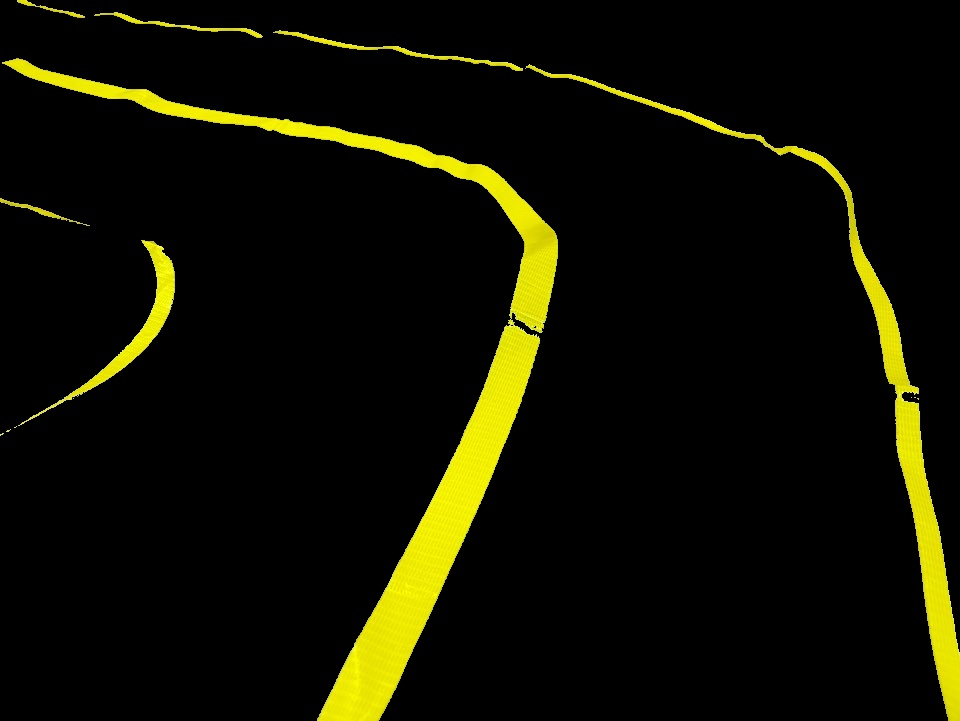
#> input picture 10weeks/works/yellow_img1.jpg, 960 x 721 px, given in place of the camera
$ python drive_vis_upgrade.py
#> lines starting #> are read from the running program, lines starting #| are printed output that depends on the picture; after the words box and inside, x2 and y2 are one past the last pixel; in counts of white or black regions, pixels touching at a corner belong together
### 11weeks/SDcar.py
import threading
import time
import RPi.GPIO as GPIO

#SW1 = 5 SW2 = 6 SW3 = 13 SW4 = 19 PWMA = 18 PWMB = 23 AIN1 = 22 AIN2 = 27 BIN1 = 25 BIN2 = 24

class Drive:
    def __init__(self):
        self.pins = [5,6,13,19,18,23,22,27,25,24]
        GPIO.setwarnings(False)
        GPIO.setmode(GPIO.BCM)
        GPIO.setup(self.pins[0:4],GPIO.IN,pull_up_down=GPIO.PUD_DOWN)
        GPIO.setup(self.pins[4:],GPIO.OUT)
        self.L_Motor = GPIO.PWM(self.pins[4],500)
        self.L_Motor.start(0)
        self.R_Motor = GPIO.PWM(self.pins[5],500)
        self.R_Motor.start(0)

    # [13 lines left out: function config_GPIO, not called in this run]

    def clean_GPIO(self):
        GPIO.cleanup()

    # [47 lines left out: functions motor_go, motor_back, motor_left, motor_left_s, motor_right, motor_right_s, not called in this run]

    def motor_stop(self):
        GPIO.output(self.pins[6],0)
        GPIO.output(self.pins[7],1)
        self.L_Motor.ChangeDutyCycle(0)
        GPIO.output(self.pins[8],0)
        GPIO.output(self.pins[9],1)
        self.R_Motor.ChangeDutyCycle(0)

# [12 lines that do not run on import are left out]

### 11weeks/drive_vis_upgrade.py
import cv2 as cv
import numpy as np
import threading, time
import SDcar

speed = 40
epsilon = 0.0001

def func_thread():
    i = 0
    while True:
        print("alive!!")
        time.sleep(1)
        i = i+1
        if is_running is False:
            break

def key_cmd(which_key):
    global enable_linetracing
    print('which_key', which_key)
    is_exit = False
    if which_key & 0xFF == 119:
        print('up')
        car.motor_go(40)
    elif which_key & 0xFF == 115:
        print('down')
        car.motor_back(40)
    elif which_key & 0xFF == 97:
        print('left')
        car.motor_left(40)
    elif which_key & 0xFF == 100:
        print('right')
        car.motor_right(40)
    elif which_key & 0xFF == 32:
        car.motor_stop()
        print('stop')
    elif which_key & 0xFF == ord('q'):
        car.motor_stop()
        print('exit')
        is_exit = True
    elif which_key & 0xFF == ord('z'):
        enable_linetracing = True
        #print(enable_linetracing)
    elif which_key & 0xFF == ord('x'):
        enable_linetracing = False
        car.motor_stop()
        #print(enable_linetracing)
    return is_exit


def main():

    camera = cv.VideoCapture(0)
    camera.set(cv.CAP_PROP_FRAME_WIDTH,v_x)
    camera.set(cv.CAP_PROP_FRAME_HEIGHT,v_y)

    try:
        while( camera.isOpened() ):
            ret, frame = camera.read()
#> frame is the input picture: shape (721, 960, 3); mean B, G, R 1.3, 16.7, 17
            frame = cv.flip(frame,-1)
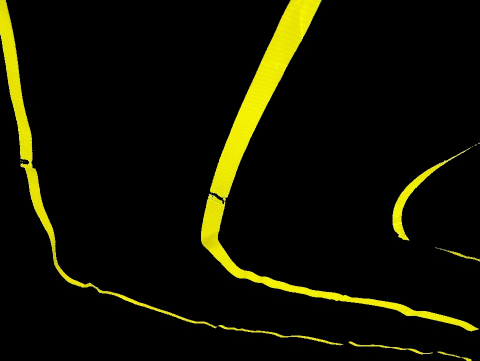
#> frame: shape (721, 960, 3) (shown at 1/2 size); mean B, G, R 1.3, 16.7, 17
            frame = frame[120:,:]
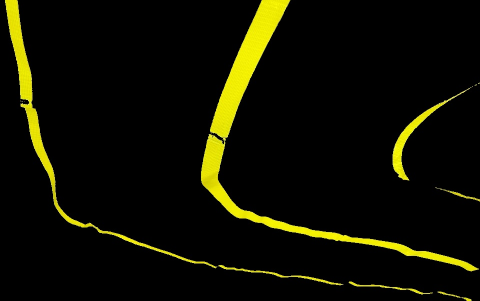
#> frame: shape (601, 960, 3) (shown at 1/2 size); mean B, G, R 1.4, 16, 16.3
            #gray = cv.cvtColor(frame,cv.COLOR_BGR2GRAY)
            #blur = cv.GaussianBlur(gray, (5,5), cv.BORDER_DEFAULT)
            #cv.imshow('camera',blur)

            # image processing start here
            hsv_frame = cv.cvtColor(frame, cv.COLOR_BGR2HSV)
#> hsv_frame: shape (601, 960, 3); mean H, S, V 6.7, 33.9, 16.4
            hsv_frame = cv.GaussianBlur(hsv_frame, (5,5), cv.BORDER_DEFAULT)
#> hsv_frame: shape (601, 960, 3); mean H, S, V 6.7, 33.9, 16.4
            hsv_frame = cv.inRange(hsv_frame , (25, 50, 100), (35, 255, 255))
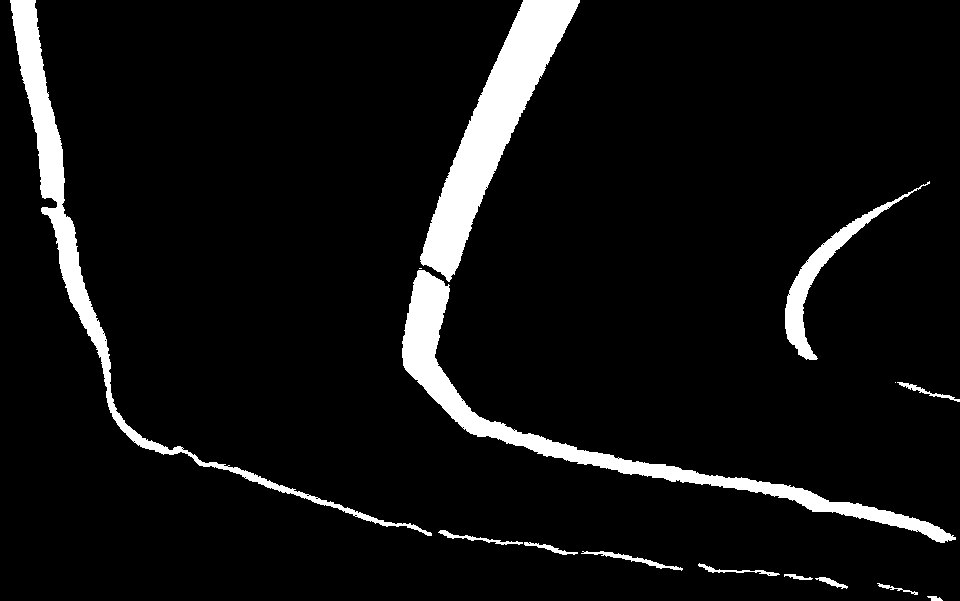
#> hsv_frame: shape (601, 960); 6.8% white; 15 white regions (2 under 20 px)

            contours, _ = cv.findContours(hsv_frame, cv.RETR_TREE, cv.CHAIN_APPROX_SIMPLE)
#> contours = 36 contours, 23 with area under 20; largest, box (x1, y1, x2, y2) and area: (420, 0, 580, 282) 12684, (402, 270, 956, 543) 10953, (10, 0, 432, 536) 9046, (785, 181, 930, 360) 2721, (581, 551, 683, 571) 266

            if len(contours) > 0 :
                c = max(contours, key=cv.contourArea)
#> c = contour of 419 points, box (x1, y1, x2, y2) (420, 0, 580, 282), area 12684
                m = cv.moments(c)
#> m = moments, m00 12684.5, centre m10/m00, m01/m00 = (493.4, 126.2)

                cx = int (m['m10']/(m['m00']+epsilon))
#> cx = 493
                cy = int (m['m01']/(m['m00']+epsilon))
#> cy = 126
                cv.circle(frame, (cx,cy), 3, (0,0,255), -1)
#> frame: shape (601, 960, 3); 0.01% of pixels changed, all inside (x1, y1, x2, y2) = (490, 123, 497, 130)
                cv.drawContours(frame, contours, -1, (0,255,0),3)
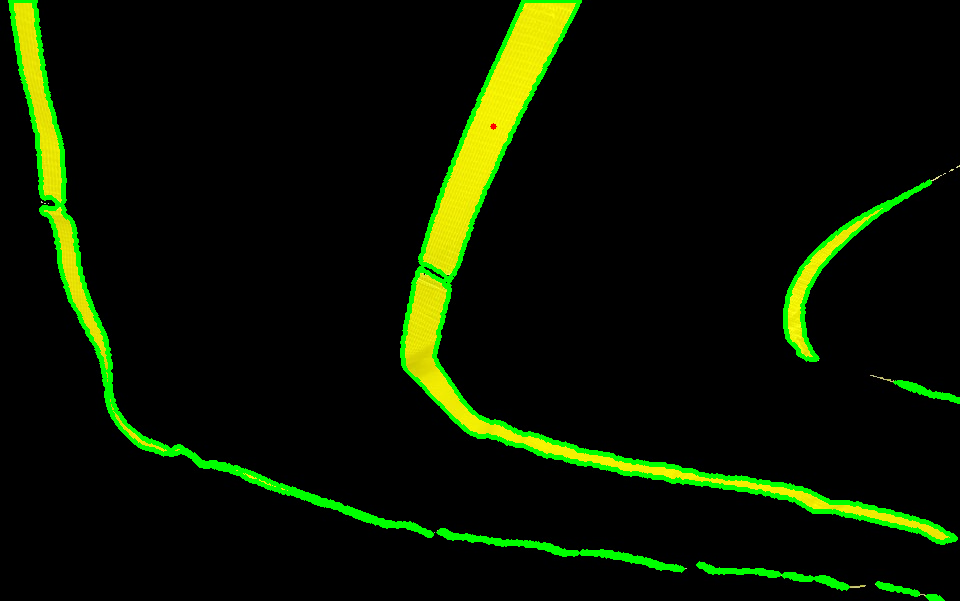
#> frame: shape (601, 960, 3); mean B, G, R 0.3, 20.8, 10.7

                cv.putText(frame, str(cx), (10,10), cv.FONT_HERSHEY_DUPLEX, 0.5, (0,0,255))
#> frame: shape (601, 960, 3); 0.02% of pixels changed, all inside (x1, y1, x2, y2) = (12, 0, 40, 11)

                #`print(enable_linetracing)
                if enable_linetracing == True:
                    line_tracing(cx)

            h,_,_ = frame.shape
            for x in v_x_grid:
                cv.line(frame, (x,0),(x,h),(0,255,0), 1, cv.LINE_4)
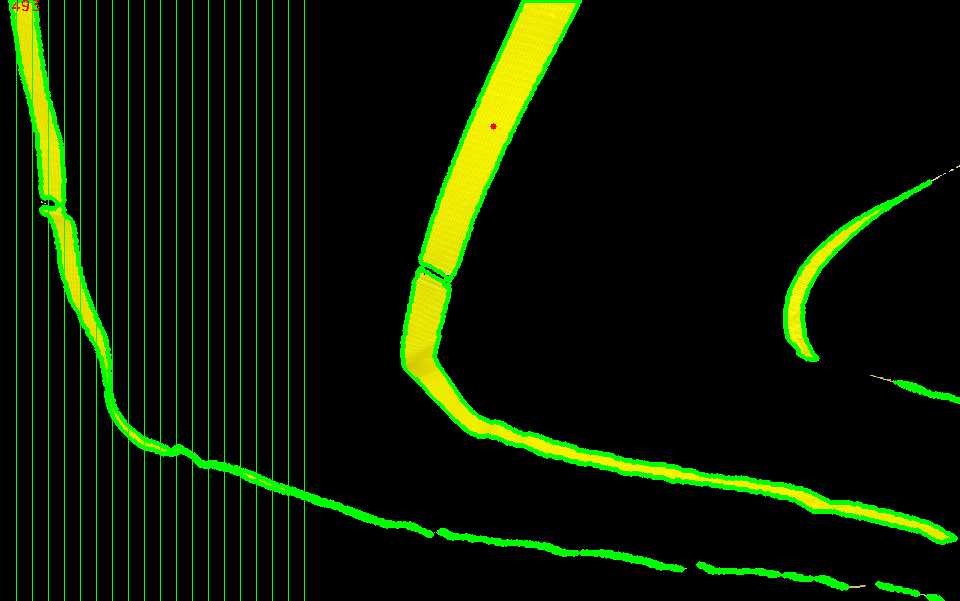
#> frame: shape (601, 960, 3); mean B, G, R 0.3, 25.5, 10.6
            cv.imshow('camera',frame)
            # image processing end here

            is_exit = False
            which_key = cv.waitKey(20)
#> (key q is pressed here)
            if which_key > 0:
                is_exit = key_cmd(which_key)
#| which_key 113
#> is_exit = True
            if is_exit is True:
                cv.destroyAllWindows()
                break

    except Exception as e:
        print(e)
        global is_running
        is_running = False

# [36 lines left out: function line_tracing, not called in this run]

if __name__ == '__main__':

    v_x = 320
    v_y = 240
    v_x_grid = [int(v_x*i/20) for i in range(1,20)]

    moment = np.array([0,0,0])

    t_task1 = threading.Thread(target = func_thread)
    t_task1.start()

    car = SDcar.Drive()

    is_running = True
    enable_linetracing = False
    main()
    is_running = False
    car.clean_GPIO()
    print('END')

$ run again, on 10weeks/works/yellow_img2.jpg
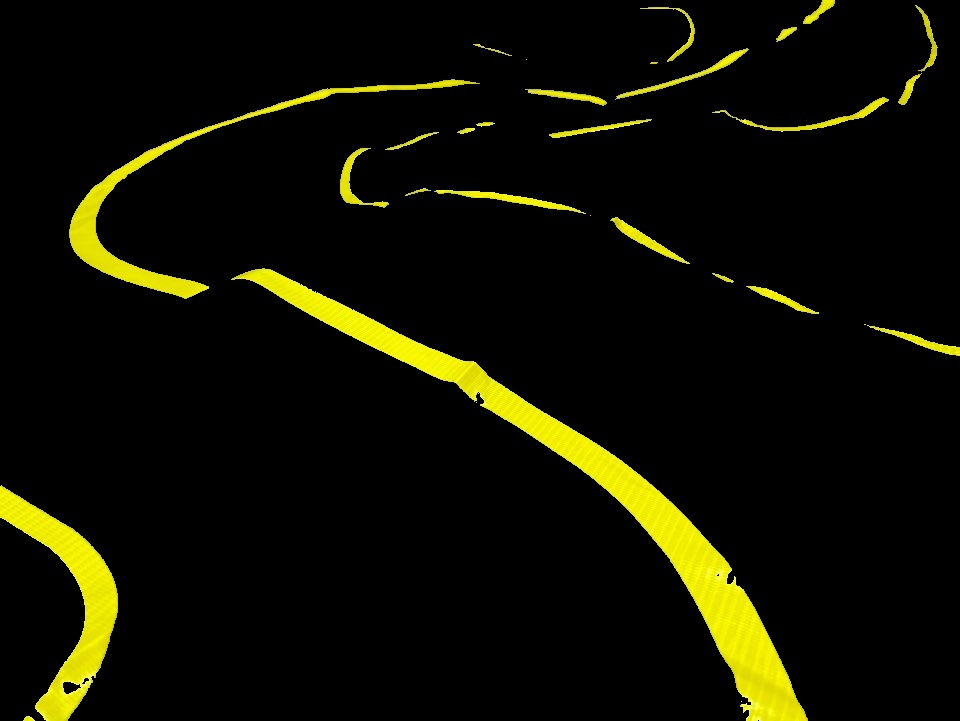
#> input picture 10weeks/works/yellow_img2.jpg, 960 x 721 px, given in place of the camera
#> in main, frame is the input picture: shape (721, 960, 3); mean B, G, R 1.5, 15.7, 15.9
#> in main, `hsv_frame = cv.inRange(hsv_frame , (25, 50, 100), (35, 255, 255))`:
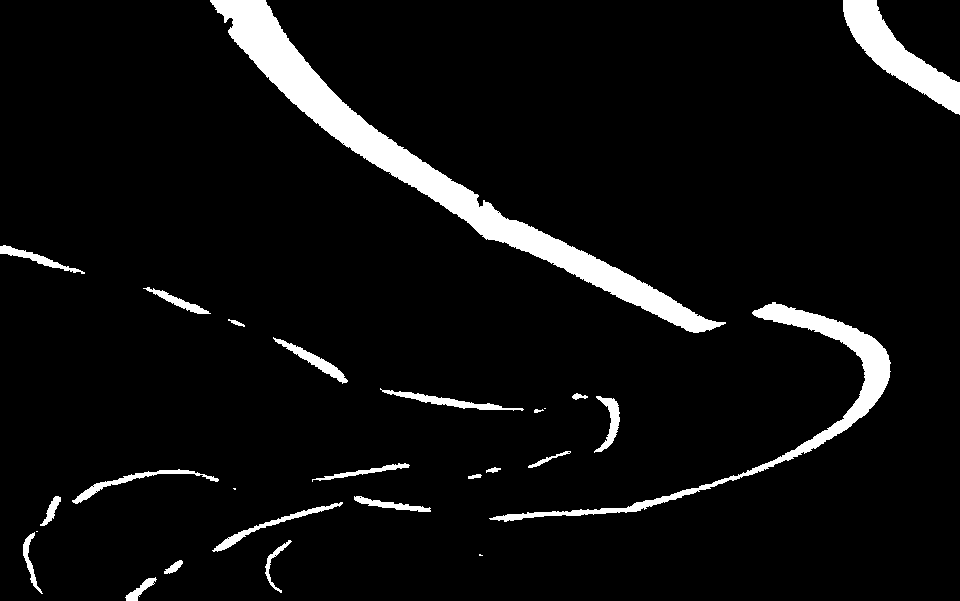
#> hsv_frame: shape (601, 960); 6.1% white; 27 white regions (4 under 20 px)
#> contours = 36 contours, 14 with area under 20; largest, box (x1, y1, x2, y2) and area: (210, 0, 726, 333) 16877, (489, 302, 891, 522) 5590, (843, 0, 960, 115) 4356, (380, 388, 524, 411) 614, (273, 337, 348, 384) 594
#> c = contour of 747 points, box (x1, y1, x2, y2) (210, 0, 726, 333), area 16877
#> m = moments, m00 16877, centre m10/m00, m01/m00 = (424, 163.2)
#> cx = 424
#> cy = 163
#> after the loop in main, `for x in v_x_grid:`:
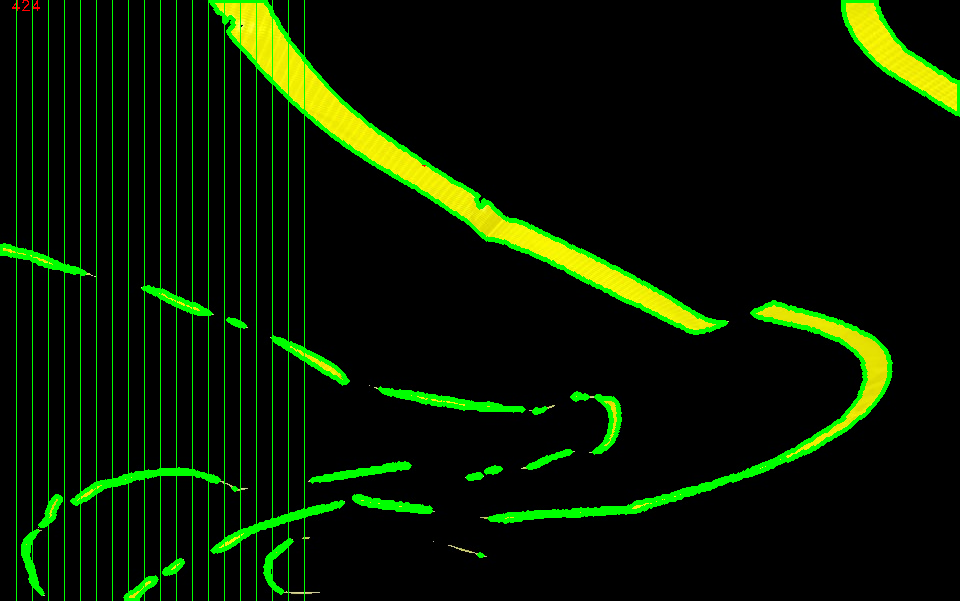
#> frame: shape (601, 960, 3); mean B, G, R 0.3, 24.2, 9
#| which_key 113
#> is_exit = True

$ run again, on 10weeks/works/yellow_img3.jpg
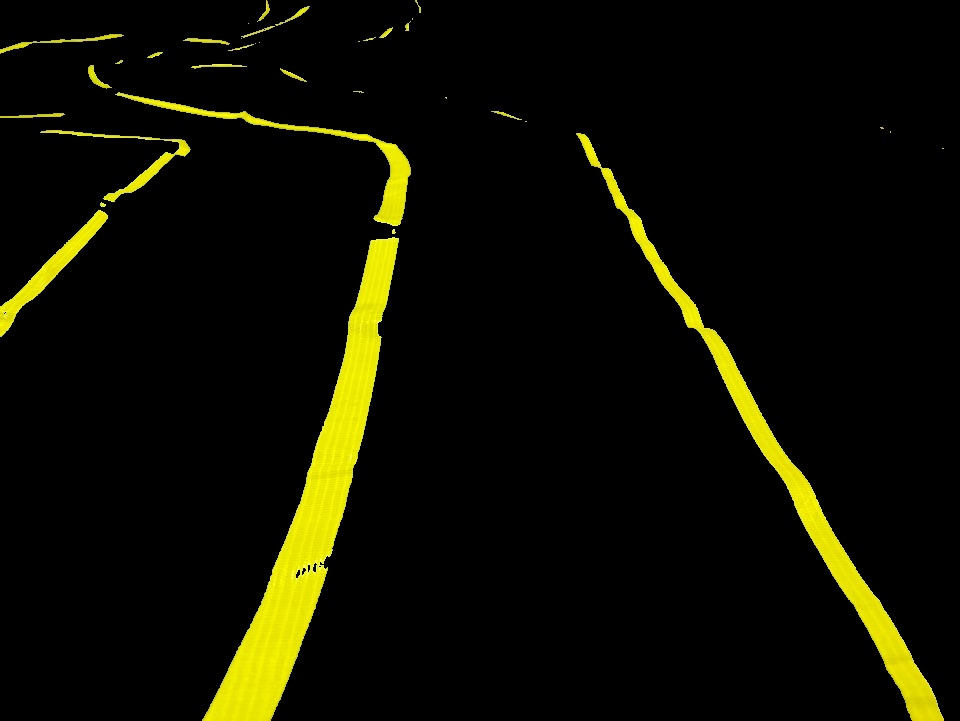
#> input picture 10weeks/works/yellow_img3.jpg, 960 x 721 px, given in place of the camera
#> in main, frame is the input picture: shape (721, 960, 3); mean B, G, R 1.2, 14.5, 14.7
#> in main, `hsv_frame = cv.inRange(hsv_frame , (25, 50, 100), (35, 255, 255))`:
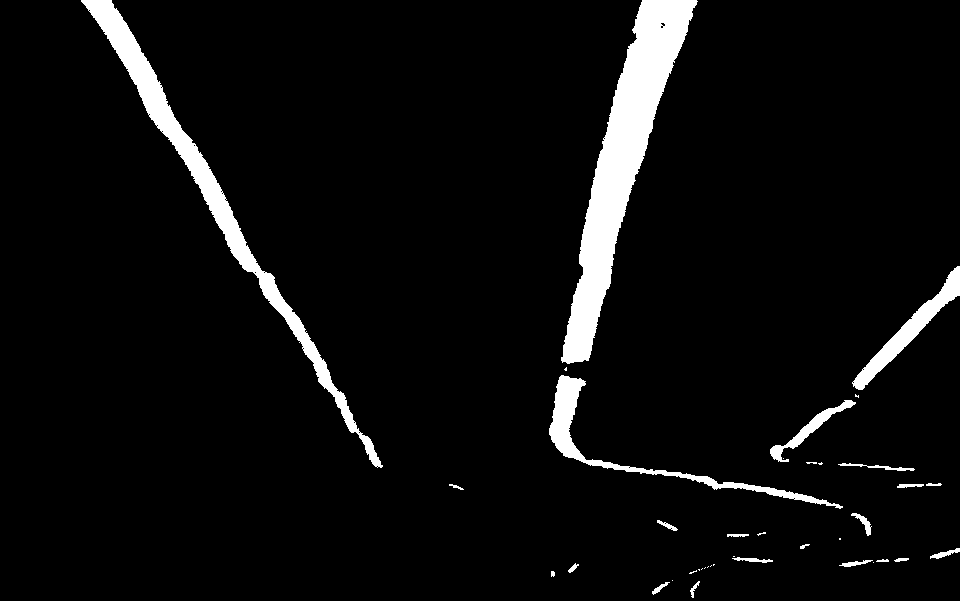
#> hsv_frame: shape (601, 960); 5.4% white; 39 white regions (17 under 20 px)
#> contours = 63 contours, 45 with area under 20; largest, box (x1, y1, x2, y2) and area: (561, 0, 698, 364) 14288, (81, 0, 383, 468) 8367, (549, 375, 843, 509) 2826, (852, 266, 960, 390) 2216, (770, 400, 856, 462) 766
#> c = contour of 417 points, box (x1, y1, x2, y2) (561, 0, 698, 364), area 14288
#> m = moments, m00 14288.5, centre m10/m00, m01/m00 = (622.9, 158.3)
#> cx = 622
#> cy = 158
#> after the loop in main, `for x in v_x_grid:`:
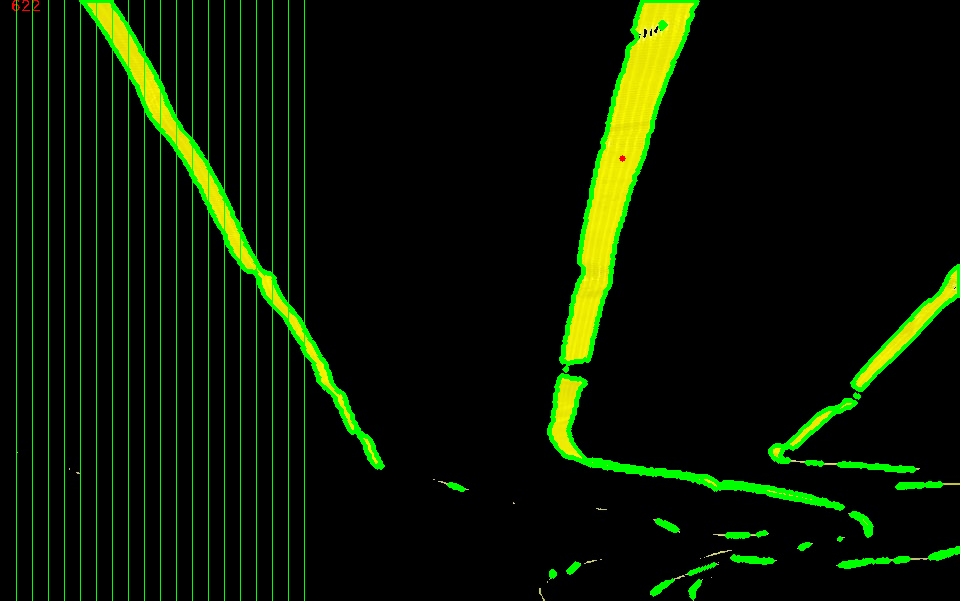
#> frame: shape (601, 960, 3); mean B, G, R 0.3, 21.6, 8.7
#| which_key 113
#> is_exit = True
